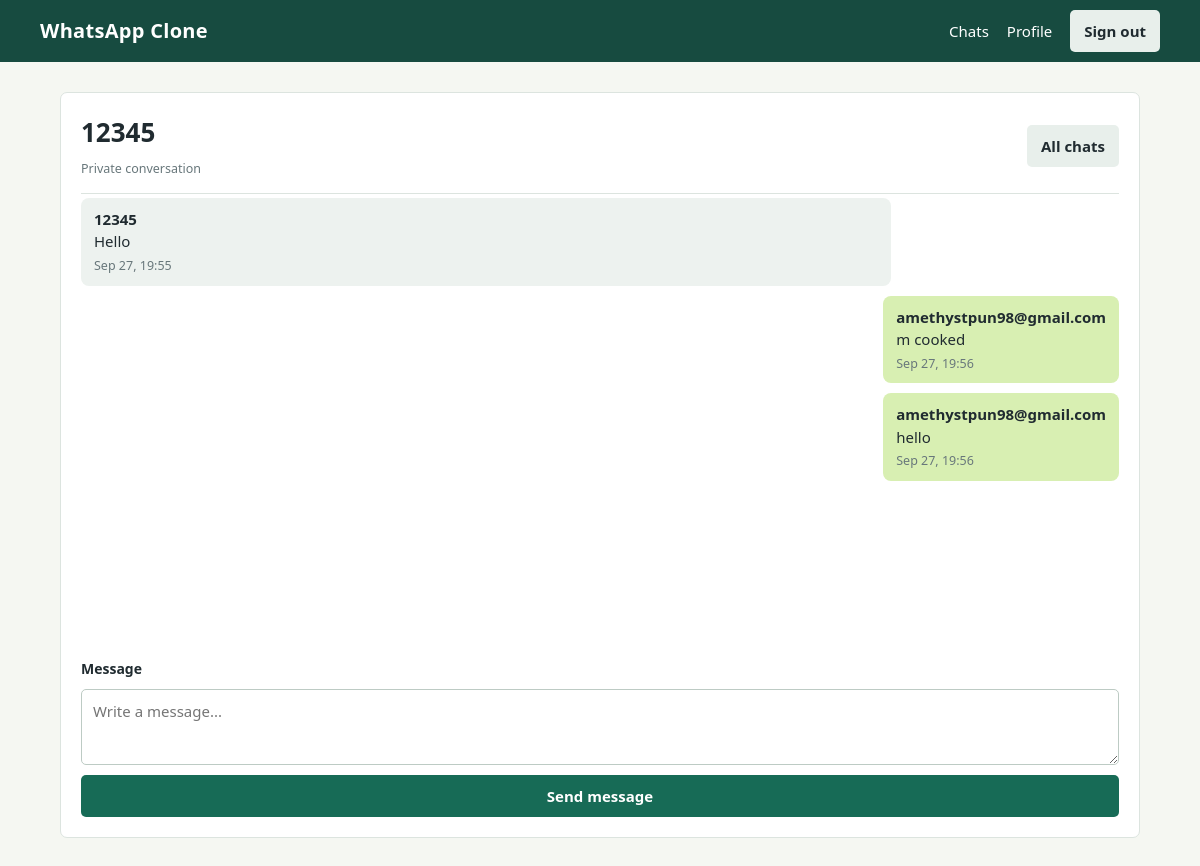
/chat/1/ (signed in), run on the app's committed database.
### accounts/models.py (models this page shows, shortened)
class CustomUser(AbstractUser):
	phone_number = models.CharField(max_length=20, blank=True)
	avatar = models.ImageField(upload_to='avatars/', blank=True)
	is_online = models.BooleanField(default=False)
	last_seen = models.DateTimeField(null=True, blank=True)

### chat/models.py (models this page shows, shortened)
class Message(models.Model):
	chat = models.ForeignKey(Chat, related_name='messages', on_delete=models.CASCADE)
	sender = models.ForeignKey(settings.AUTH_USER_MODEL, related_name='sent_messages', on_delete=models.CASCADE)
	content = models.TextField()
	created_at = models.DateTimeField(auto_now_add=True)
	is_read = models.BooleanField(default=False)
	class Meta:
		ordering = ['created_at']

### chat/views.py (the view)
# urls.py: path('<int:chat_id>/', views.conversation, name='conversation'),
@login_required
def conversation(request, chat_id):
	chat = get_object_or_404(Chat, pk=chat_id, participants__user=request.user)
	other = chat.other_participant(request.user)
	if other is None:
		messages.error(request, 'This conversation has no other participant.')
		return redirect('chat:inbox')
	chat_messages = chat.messages.select_related('sender').all()
	if request.method == 'POST':
		content = request.POST.get('content', '').strip()
		if content:
			Message.objects.create(chat=chat, sender=request.user, content=content)
			Chat.objects.filter(pk=chat.pk).update(updated_at=Message.objects.filter(chat=chat).latest('created_at').created_at)
		return redirect('chat:conversation', chat_id=chat.pk)
	return render(request, 'chat/conversation.html', {
		'chat': chat,
		'other': other,
		'chat_messages': chat_messages,
	})

### chat/models.py (called while the page is built)
	def other_participant(self, user):
		membership = self.participants.exclude(user=user).select_related('user').first()
		return membership.user if membership else None

### templates/chat/conversation.html (shortened to what this page needs)
{% extends 'base.html' %}
{% block content %}
<section class="panel">
  <div class="row" style="border-bottom:1px solid #dce4df;padding-bottom:14px"><div><h1>{{ other.username }}</h1><small class="muted">Private conversation</small></div><a class="button secondary" href="{% url 'chat:inbox' %}">All chats</a></div>
  <div class="conversation" id="conversation">{% for message in chat_messages %}<div class="bubble {% if message.sender_id == request.user.id %}mine{% endif %}"><strong>{{ message.sender.username }}</strong><div>{{ message.content|linebreaksbr }}</div><small>{{ message.created_at|date:'M j, H:i' }}</small></div>{% empty %}<p class="muted">This is the beginning of your conversation.</p>{% endfor %}</div>
  <form method="post">{% csrf_token %}<label for="message-content">Message</label><textarea id="message-content" name="content" maxlength="5000" required placeholder="Write a message..."></textarea><button type="submit">Send message</button></form>
</section>
{% endblock %}

### templates/base.html (style rules this page uses)
:root { color-scheme: light; --ink:#202b30; --muted:#68777b; --line:#dce4df; --paper:#f5f7f2; --white:#fff; --green:#176b56; --lime:#d8efb2; }
* { box-sizing:border-box; }
body { margin:0; color:var(--ink); background:var(--paper); font:15px/1.5 "Trebuchet MS", "Segoe UI", sans-serif; }
a { color:var(--green); text-decoration:none; }
h1,h2,h3,p { margin-top:0; }
h1 { font-size:26px; margin-bottom:4px; }
.muted, small { color:var(--muted); }
.panel { background:var(--white); border:1px solid var(--line); border-radius:7px; padding:20px; }
.row { display:flex; gap:10px; align-items:center; justify-content:space-between; }
input,textarea,select { width:100%; border:1px solid #bdcbc4; border-radius:5px; padding:10px 11px; font:inherit; background:white; color:var(--ink); }
textarea { min-height:76px; resize:vertical; }
label { font-weight:600; font-size:14px; }
button,.button { display:inline-flex; align-items:center; justify-content:center; border:0; border-radius:5px; padding:10px 14px; background:var(--green); color:white; font:inherit; font-weight:700; cursor:pointer; }
.button.secondary,button.secondary { background:#e8efeb; color:var(--ink); }
form { display:grid; gap:10px; }
.bubble { max-width:78%; padding:10px 13px; border-radius:8px; background:#edf2ef; overflow-wrap:anywhere; }
.bubble.mine { margin-left:auto; background:var(--lime); }
.conversation { height:min(58vh,540px); overflow:auto; display:flex; flex-direction:column; gap:10px; padding:4px 0 16px; }

### data on the page
CustomUser: username "12345"
Message: sender.username "12345", content "Hello", created_at "Sep 27, 19:55"
Message: sender.username "amethystpun98@gmail.com", content "m cooked", created_at "Sep 27, 19:56"
Message: sender.username "amethystpun98@gmail.com", content "hello", created_at "Sep 27, 19:56"
